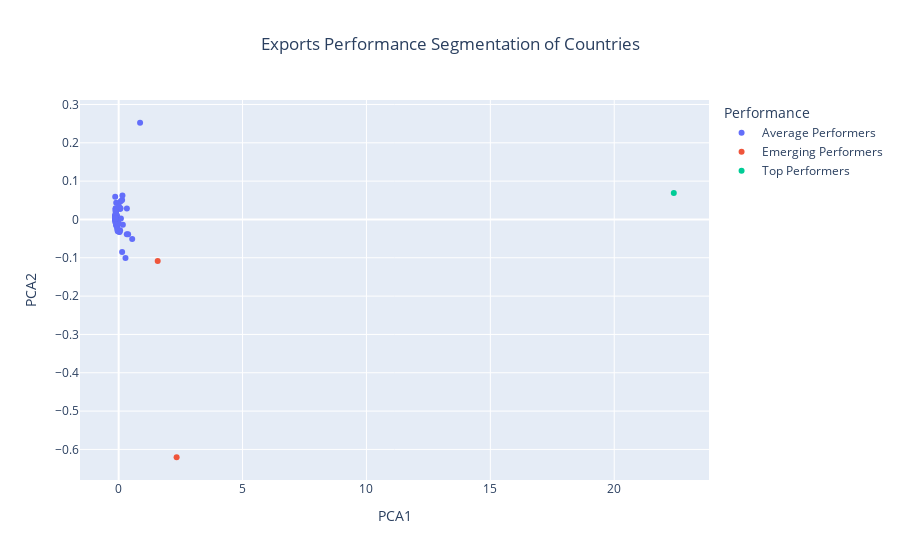

Notebook code cell kept with this figure:
### Markdown cell above
>This graph shows the ideal number of cluster groups to be used.

### Code cell
# Determine the optimal number of clusters using the elbow method
optimal_clusters = 3  # Replace with the optimal number of clusters determined from the elbow plot

# Apply K-means with the optimal number of clusters
kmeans = KMeans(n_clusters=optimal_clusters, random_state=42)
features["Cluster"] = kmeans.fit_predict(features_pca)

# Label the clusters based on the growth rates
cluster_labels = {
    0: "Average Performers",
    1: "Top Performers",
    2: "Emerging Performers",
}
features["Performance"] = features["Cluster"].map(cluster_labels)

# Create a DataFrame for visualization
pca_df = pd.DataFrame(features_pca, columns=["PCA1", "PCA2"])
pca_df["Cluster"] = features["Cluster"]
pca_df["Country"] = features["Country"]
pca_df["Performance"] = features["Performance"]

# Plot the clusters using Plotly
fig = px.scatter(
    pca_df,
    x="PCA1",
    y="PCA2",
    color="Performance",
    hover_data=["Country"],
    title="Performance Segmentation of Countries",
    labels={"PCA1": "PCA1", "PCA2": "PCA2"},
)

# Update hover template and layout
fig.update_traces(hovertemplate="Country: %{customdata[0]}")
fig.update_layout(
    title="Exports Performance Segmentation of Countries",
    title_x=0.5,
    xaxis_title="PCA1",
    yaxis_title="PCA2",
)

fig.show()

### Figure 1 — Plotly figure (JSON) as saved in the notebook; plotly's stock layout.template omitted (floating-point values rounded to 4 significant figures; data arrays with more than 128 entries replaced by an {"elided": "..."} marker saying what was removed)
{"data": [{"customdata": {"elided": "255x1 str values"}, "hovertemplate": "Country: %{customdata[0]}", "legendgroup": "Average Performers", "marker": {"color": "#636efa", "symbol": "circle"}, "mode": "markers", "name": "Average Performers", "orientation": "v", "showlegend": true, "type": "scatter", "x": {"elided": "255 float values"}, "xaxis": "x", "y": {"elided": "255 float values"}, "yaxis": "y"}, {"customdata": [["China"], ["United Kingdom"]], "hovertemplate": "Country: %{customdata[0]}", "legendgroup": "Emerging Performers", "marker": {"color": "#EF553B", "symbol": "circle"}, "mode": "markers", "name": "Emerging Performers", "orientation": "v", "showlegend": true, "type": "scatter", "x": [2.339, 1.576], "xaxis": "x", "y": [-0.6204, -0.1082], "yaxis": "y"}, {"customdata": [["United States"]], "hovertemplate": "Country: %{customdata[0]}", "legendgroup": "Top Performers", "marker": {"color": "#00cc96", "symbol": "circle"}, "mode": "markers", "name": "Top Performers", "orientation": "v", "showlegend": true, "type": "scatter", "x": [22.4], "xaxis": "x", "y": [0.06927], "yaxis": "y"}], "layout": {"legend": {"title": {"text": "Performance"}, "tracegroupgap": 0}, "title": {"text": "Exports Performance Segmentation of Countries", "x": 0.5}, "xaxis": {"anchor": "y", "domain": [0, 1], "title": {"text": "PCA1"}}, "yaxis": {"anchor": "x", "domain": [0, 1], "title": {"text": "PCA2"}}}}
